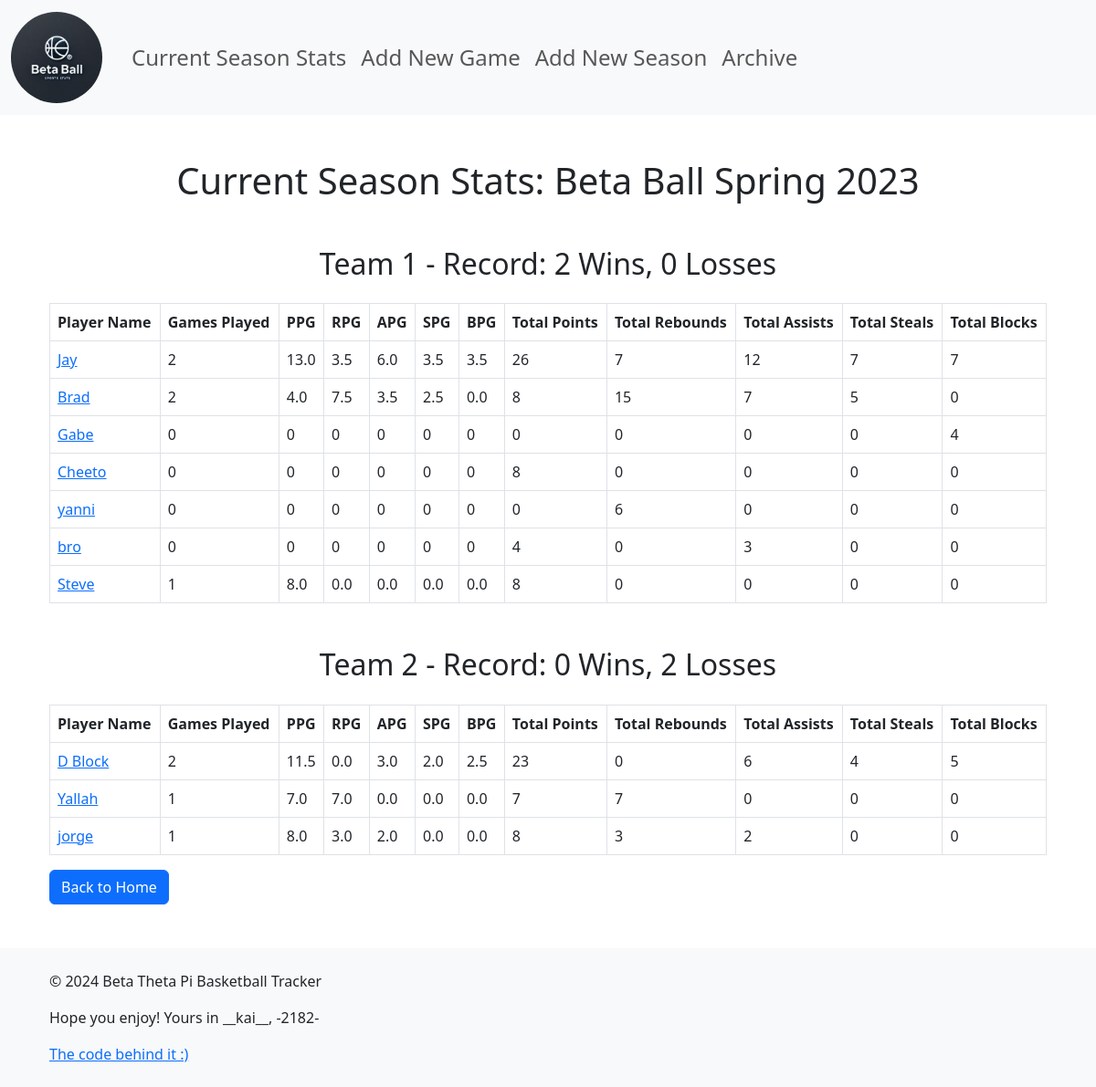
Page /current-season on the earlier database version.
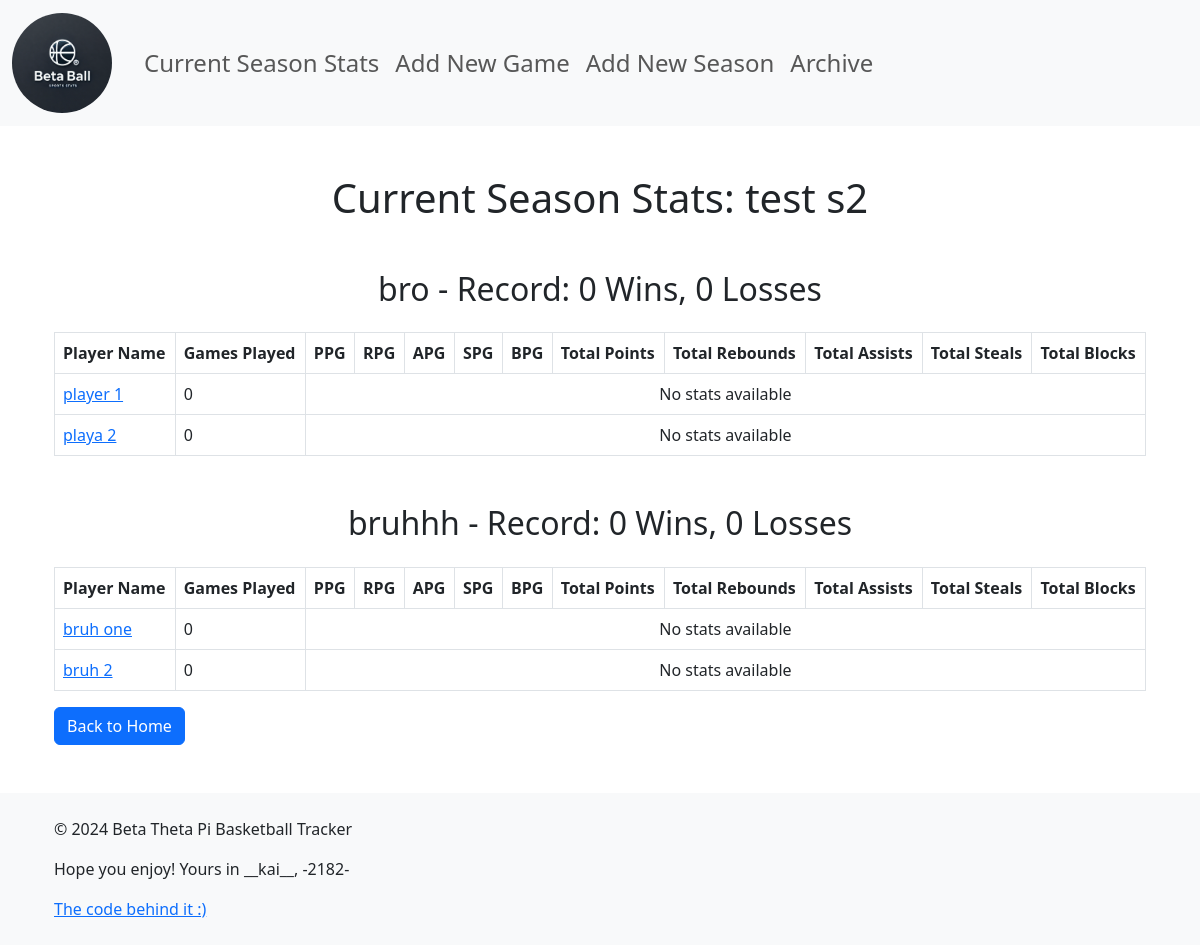
Same page on the later database version.
### server.py (models this page shows)
class Season(db.Model):
    id = db.Column(db.Integer, primary_key=True)
    name = db.Column(db.String(100), nullable=False)
    start_date = db.Column(db.DateTime, default=datetime.now)
    teams = db.relationship('Team', backref='season', lazy=True)

class Team(db.Model):
    id = db.Column(db.Integer, primary_key=True)
    name = db.Column(db.String(100), nullable=False)
    season_id = db.Column(db.Integer, db.ForeignKey('season.id'), nullable=False)
    wins = db.Column(db.Integer, default=0)
    losses = db.Column(db.Integer, default=0)
    players = db.relationship('Player', backref='team', lazy=True)

class Player(db.Model):
    id = db.Column(db.Integer, primary_key=True)
    name = db.Column(db.String(100), nullable=False)
    team_id = db.Column(db.Integer, db.ForeignKey('team.id'), nullable=False)
    games_played = db.Column(db.Integer, default=0)
    stats = db.relationship('Stat', backref='player', lazy=True)

class Stat(db.Model):
    id = db.Column(db.Integer, primary_key=True)
    points = db.Column(db.Integer, default=0)
    rebounds = db.Column(db.Integer, default=0)
    assists = db.Column(db.Integer, default=0)
    blocks = db.Column(db.Integer, default=0)
    steals = db.Column(db.Integer, default=0)
    player_id = db.Column(db.Integer, db.ForeignKey('player.id'), nullable=False)

### server.py (the view)
@app.route('/current-season')
def current_season():
    current_season = Season.query.order_by(Season.start_date.desc()).first()
    return render_template('current_season.html', season=current_season)

### templates/current_season.html (shortened to what this page needs)
{% extends 'base.html' %}
{% block content %}
<div class="container mt-5">
    <h1 class="text-center">Current Season Stats: {{ season.name }}</h1>
    {% if season.teams %}
        {% for team in season.teams %}
        <div class="team-section mt-5">
            <h2 class="text-center">{{ team.name }} - Record: {{ team.wins }} Wins, {{ team.losses }} Losses</h2>
            {% if team.players %}
            <table class="table table-bordered table-hover mt-4">
                <thead class="thead-light">
                    <tr>
                        <th>Player Name</th>
                        <th>Games Played</th>
                        <th>PPG</th>
                        <th>RPG</th>
                        <th>APG</th>
                        <th>SPG</th>
                        <th>BPG</th>
                        <th>Total Points</th>
                        <th>Total Rebounds</th>
                        <th>Total Assists</th>
                        <th>Total Steals</th>
                        <th>Total Blocks</th>
                    </tr>
                </thead>
                <tbody>
                    {% for player in team.players %}
                    <tr>
                        <td><a href="{{ url_for('player', player_id=player.id) }}">{{ player.name }}</a></td>
                        <td>{{ player.games_played }}</td>
                        {% if player.stats %}
                        <td>{{ (player.stats[0].points / player.games_played) | round(2) if player.games_played > 0 else 0 }}</td>
                        <td>{{ (player.stats[0].rebounds / player.games_played) | round(2) if player.games_played > 0 else 0 }}</td>
                        <td>{{ (player.stats[0].assists / player.games_played) | round(2) if player.games_played > 0 else 0 }}</td>
                        <td>{{ (player.stats[0].steals / player.games_played) | round(2) if player.games_played > 0 else 0 }}</td>
                        <td>{{ (player.stats[0].blocks / player.games_played) | round(2) if player.games_played > 0 else 0 }}</td>
                        <td>{{ player.stats[0].points }}</td>
                        <td>{{ player.stats[0].rebounds }}</td>
                        <td>{{ player.stats[0].assists }}</td>
                        <td>{{ player.stats[0].steals }}</td>
                        <td>{{ player.stats[0].blocks }}</td>
                        {% else %}
                        <td colspan="12" class="text-center">No stats available</td>
                        {% endif %}
                    </tr>
                    {% endfor %}
                </tbody>
            </table>
            {% else %}
                <p>No players available for this team.</p>
            {% endif %}
        </div>
        {% endfor %}
    {% else %}
        <p>No teams have been added to this season yet.</p>
    {% endif %}
    <a href="{{ url_for('home') }}" class="btn btn-primary">Back to Home</a>
</div>
{% endblock %}

### templates/base.html (shortened to what this page needs)
<!DOCTYPE html>
<html lang="en">
<head>
    <link href="https://cdn.jsdelivr.net/npm/bootstrap@5.3.0/dist/css/bootstrap.min.css" rel="stylesheet">
</head>
<body>
    <nav class="navbar navbar-expand-lg navbar-light bg-light fs-4">
        <div class="container-fluid">
            <a class="navbar-brand d-flex align-items-center" href="{{ url_for('home') }}">
                <img src="{{ url_for('static', filename='logo.png') }}" alt="Beta Ball Logo" style="height: 100px;" class="me-2 rounded-circle">
            </a>
            <div class="collapse navbar-collapse" id="navbarNav">
                <ul class="navbar-nav me-auto mb-2 mb-lg-0">
                    <li class="nav-item">
                        <a class="nav-link" href="{{ url_for('current_season') }}">Current Season Stats</a>
                    </li>
                    <li class="nav-item">
                        <a class="nav-link" href="{{ url_for('game') }}">Add New Game</a>
                    </li>
                    <li class="nav-item">
                        <a class="nav-link" href="{{ url_for('add_season') }}">Add New Season</a>
                    </li>
                    <li class="nav-item">
                        <a class="nav-link" href="{{ url_for('archive') }}">Archive</a>
                    </li>
                </ul>
            </div>
        </div>
    </nav>
    <div class="container mt-5">
        {% block content %}{% endblock %}
    </div>
    <footer class="bg-light text-center text-lg-start mt-5">
        <div class="container p-4">
            <p>&copy; 2024 Beta Theta Pi Basketball Tracker</p>
            <p>Hope you enjoy! Yours in __kai__, -2182-</p>
            <a href="https://github.com/atijmahesh/beta-ball">The code behind it :)</a>
        </div>
    </footer>
</body>
</html>

Differences in the rows shown:
removed Player: name "Cheeto", games_played "0", points "8", rebounds "0", assists "0", steals "0", blocks "0", shown under Team "Team 1"
removed Player: name "yanni", games_played "0", points "0", rebounds "6", assists "0", steals "0", blocks "0", shown under Team "Team 1"
removed Player: name "bro", games_played "0", points "4", rebounds "0", assists "3", steals "0", blocks "0", shown under Team "Team 1"
removed Player: name "Steve", games_played "1", games_played.points "8.0", games_played.rebounds "0.0", games_played.assists "0.0", games_played.steals "0.0", games_played.blocks "0.0", points "8", rebounds "0", assists "0", steals "0", blocks "0", shown under Team "Team 1"
removed Player: name "jorge", games_played "1", games_played.points "8.0", games_played.rebounds "3.0", games_played.assists "2.0", games_played.steals "0.0", games_played.blocks "0.0", points "8", rebounds "3", assists "2", steals "0", blocks "0", shown under Team "Team 2"
changed Season: name "Beta Ball Spring 2023" → "test s2"
changed Team: loses Player (name "Jay", games_played "2", games_played.points "13.0", games_played.rebounds "3.5", games_played.assists "6.0", games_played.steals "3.5", games_played.blocks "3.5", points "26", rebounds "7", assists "12", steals "7", blocks "7"); name "Team 1" → "bro"; wins "2" → "0"; gains Player (name "playa 2", games_played "0", shows "No stats available"); loses Player (name "Gabe", games_played "0", points "0", rebounds "0", assists "0", steals "0", blocks "4")
changed Player: name "Brad" → "player 1"; games_played "2" → "0"; games_played.points "4.0" → (not shown); games_played.rebounds "7.5" → (not shown); games_played.assists "3.5" → (not shown); games_played.steals "2.5" → (not shown); games_played.blocks "0.0" → (not shown); points "8" → (not shown); rebounds "15" → (not shown); assists "7" → (not shown); steals "5" → (not shown); blocks "0" → (not shown); now shows "No stats available"
changed Team: name "Team 2" → "bruhhh"; losses "2" → "0"; gains Player (name "bruh 2", games_played "0", shows "No stats available"); loses Player (name "D Block", games_played "2", games_played.points "11.5", games_played.rebounds "0.0", games_played.assists "3.0", games_played.steals "2.0", games_played.blocks "2.5", points "23", rebounds "0", assists "6", steals "4", blocks "5")
changed Player: name "Yallah" → "bruh one"; games_played "1" → "0"; games_played.points "7.0" → (not shown); games_played.rebounds "7.0" → (not shown); games_played.assists "0.0" → (not shown); games_played.steals "0.0" → (not shown); games_played.blocks "0.0" → (not shown); points "7" → (not shown); rebounds "7" → (not shown); assists "0" → (not shown); steals "0" → (not shown); blocks "0" → (not shown); now shows "No stats available"
